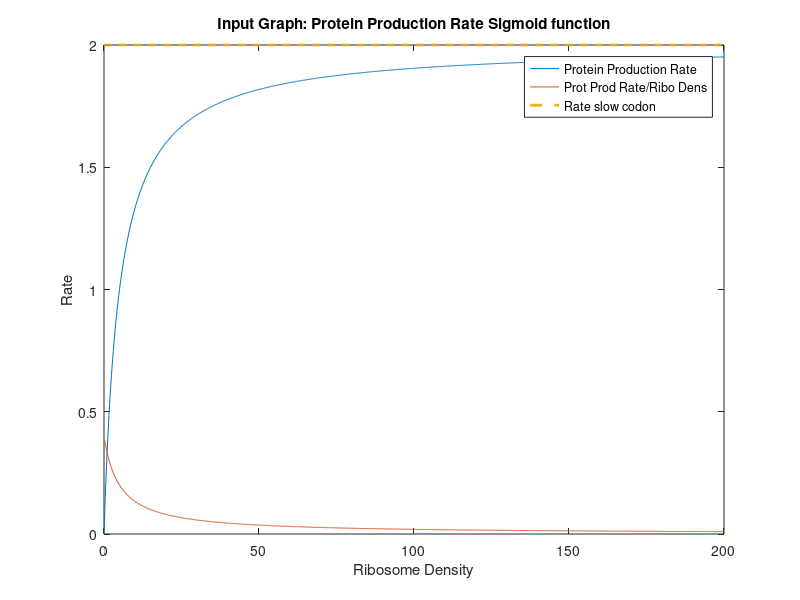
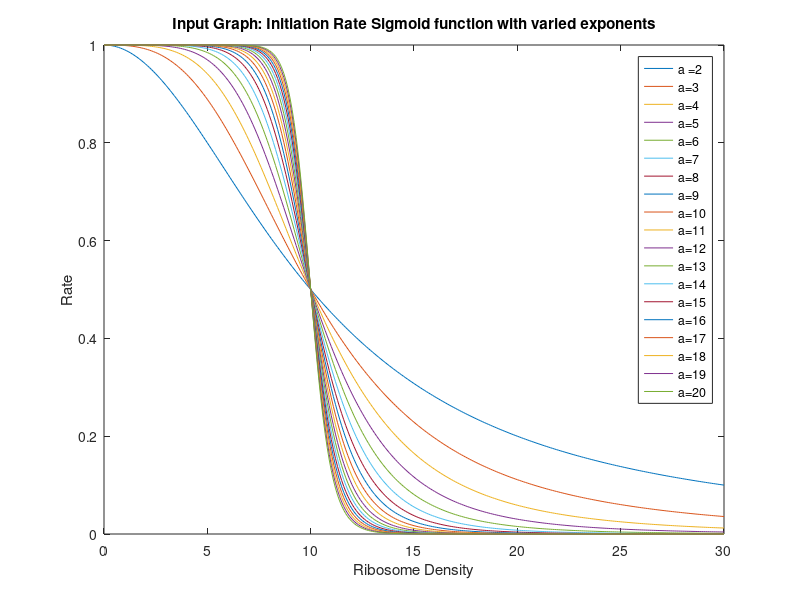

The MATLAB source for these figures, in order:
ribo_density_max = 10;
max_density = ribo_density_max/2;
alpha = 1;
k_slow = 2;
n=1;
a=20;
ribo_density = 0:0.2:200;
for i=1:length(ribo_density)
  k_Prod(i)=k_slow.* ribo_density(i)^n ./(max_density^n + ribo_density(i)^n);
  %k_Prod(i) = (alpha.*ribo_density(i)-k_slow).*(max_density.^a ./(max_density.^a + ribo_density(i).^a))+k_slow;  
  k_Prod2(i) = k_Prod(i)./ribo_density(i);
end
figure
%plot(ribo_density,k_Init), hold on
plot(ribo_density,k_Prod),hold on
plot(ribo_density,k_Prod2)
plot(ribo_density,(k_slow)*ones(size(ribo_density)), 'LineStyle','--','LineWidth', 2)
ylabel ('Rate');
xlabel ('Ribosome Density');
legend ('Protein Production Rate', 'Prot Prod Rate/Ribo Dens','Rate slow codon');
title ('Input Graph: Protein Production Rate Sigmoid function');


ribo_density2 = 0:0.1:30;
figure
for a=2:1:20;
for i=1:length(ribo_density2)
 k_Init(i)=alpha.* ribo_density_max.^a ./(ribo_density_max.^a + ribo_density2(i).^a);
end

plot(ribo_density2,k_Init), hold on

end

legend ('a =2','a=3','a=4','a=5','a=6','a=7','a=8','a=9','a=10','a=11','a=12','a=13','a=14','a=15','a=16','a=17','a=18','a=19','a=20');
ylabel ('Rate');
xlabel ('Ribosome Density');
title ('Input Graph: Initiation Rate Sigmoid function with varied exponents');